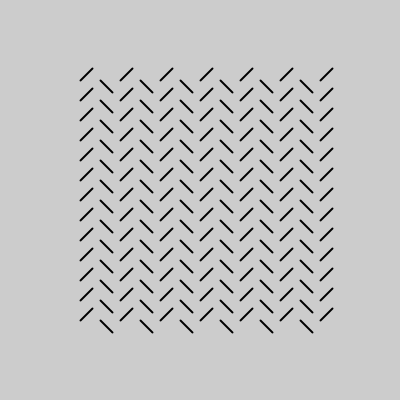
Frame 1 (no input)
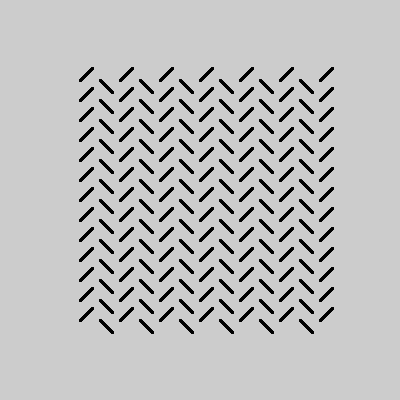
Frame 60 (the mouse pressed at the canvas centre just before this capture)
Frame 120 (the mouse held since frame 60 and released just before this capture): identical to frame 60, image omitted

The Processing sketch that drew these frames (run headless with seeded random() and noise(); from frame 60 on, the mouse is pressed at the canvas centre):

// Processing sketch: nestedForLoop_If_pattern
// ── nestedForLoop_If_pattern.pde
/*
From the Processing Handbook by Ben Fry and Casey Reas, 2007
 https://processing.org/handbook/
 */
void setup() {
  size(400, 400);
}

void draw() {
  pushMatrix();
  scale(2);
  for ( int y = 40; y <= 160; y+=10) {
    for (int x = 40; x <= 160; x += 10) {

      if ((x % 20) == 0) {
        line(x, y, x+6, y-6);
      } else {
        line(x, y, x+6, y+6);
      }
    }
  }
  popMatrix();
}
